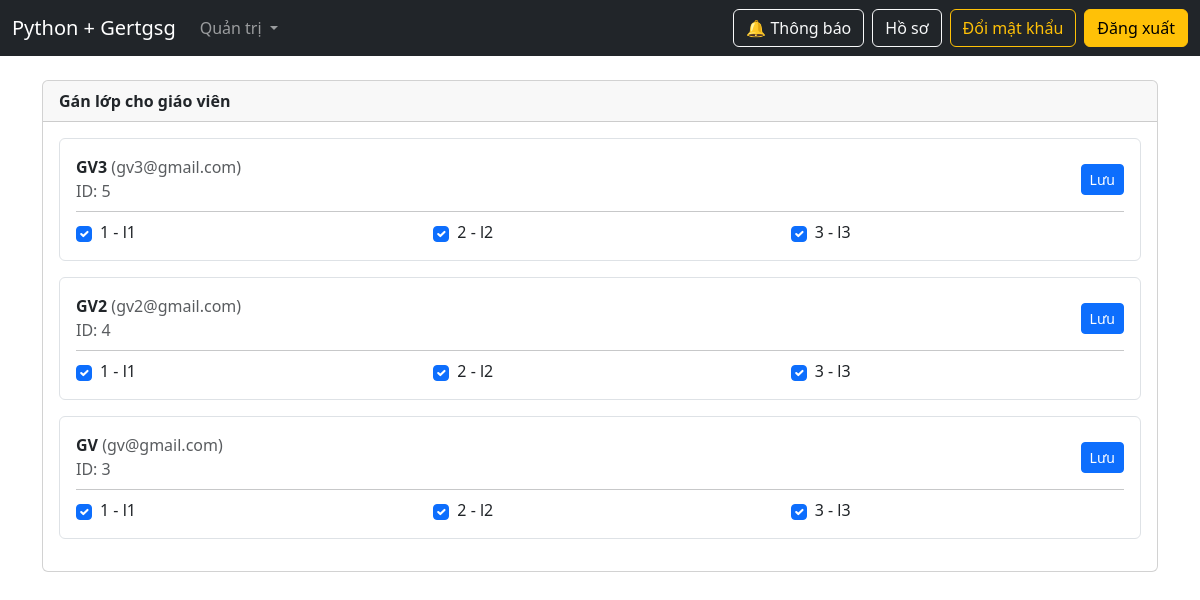
/admin/teachers (signed in), run on the app's committed database.
### models.py (models this page shows, shortened)
class Student(UserMixin, db.Model):
    __tablename__ = "students"
    id = db.Column(db.Integer, primary_key=True)
    ma_sv = db.Column(db.String(50), unique=True, nullable=False, index=True)
    ten_sv = db.Column(db.String(255), nullable=False, index=True)
    email = db.Column(db.String(255), unique=True, nullable=False, index=True)
    mat_khau = db.Column(db.String(255), nullable=False)
    role = db.Column(db.String(20), nullable=False, default="student", index=True)
    avatar = db.Column(db.String(255), nullable=True)
    gioi_tinh = db.Column(db.String(10), nullable=True)
    dia_chi = db.Column(db.Text, nullable=True)
    failed_attempts = db.Column(db.Integer, nullable=False, default=0)
    last_failed_at = db.Column(db.DateTime, nullable=True)
    lock_until = db.Column(db.DateTime, nullable=True)
    class_id = db.Column(
        db.Integer,
        db.ForeignKey("classes.id", ondelete="SET NULL"),
        nullable=True,
        index=True,
    )
    class_ = db.relationship("Class", back_populates="students")
    teaching_classes = db.relationship(
        "Class",
        secondary=teacher_classes,
        back_populates="teachers",
        lazy="subquery",
    )

class Class(db.Model):
    __tablename__ = "classes"
    id = db.Column(db.Integer, primary_key=True, autoincrement=True)
    code = db.Column(db.String(50), unique=True, nullable=False, index=True)
    name = db.Column(db.String(255), nullable=False, index=True)
    description = db.Column(db.Text, nullable=True)
    subjects = db.relationship(
        "Subject",
        secondary=class_subject,
        backref=db.backref("classes", lazy="dynamic"),
        lazy="subquery",
    )
    students = db.relationship(
        "Student",
        back_populates="class_",
        lazy="dynamic",
    )
    teachers = db.relationship(
        "Student",
        secondary=teacher_classes,
        back_populates="teaching_classes",
        lazy="subquery",
    )

### admin_routes.py (the view)
@admin_bp.get("/teachers")
@login_required
@roles_required("admin")
def admin_teachers():
    teachers = Student.query.filter_by(role="manager").order_by(Student.id.desc()).all()
    classes = Class.query.order_by(Class.name.asc()).all()
    return render_template("admin/teachers.html", teachers=teachers, classes=classes)

### app.py (called while the page is built)
@app.context_processor
def inject_csrf():
    def form_csrf_token():
        return Markup(f'<input type="hidden" name="csrf_token" value="{generate_csrf()}">')
    return dict(form_csrf_token=form_csrf_token)

@login_manager.user_loader
def load_user(user_id: str):
    try:
        return Student.query.get(int(user_id))
    except Exception:
        return None

@app.context_processor
def inject_noti_count():
    if current_user.is_authenticated:
        count = Notification.query.filter_by(user_id=current_user.id, is_read=False).count()
        return {"noti_unread_count": count}
    return {"noti_unread_count": 0}

### auth.py (called while the page is built)
def roles_required(*roles):
    def decorator(fn):
        @wraps(fn)
        def wrapper(*args, **kwargs):
            if not current_user.is_authenticated:
                abort(401)
            user_role = (getattr(current_user, "role", "") or "").strip().lower()
            if user_role not in [r.lower() for r in roles]:
                abort(403)
            return fn(*args, **kwargs)
        return wrapper
    return decorator

### templates/admin/teachers.html (shortened to what this page needs)
{% extends "base.html" %}
{% set title="Gán lớp cho giáo viên" %}
{% block content %}
<div class="card">
  <div class="card-header"><b>Gán lớp cho giáo viên</b></div>
  <div class="card-body">
    {% for t in teachers %}
      <form class="border rounded p-3 mb-3"
            method="POST"
            action="{{ url_for('admin.admin_teacher_update_classes', teacher_id=t.id) }}">
        <div class="d-flex justify-content-between align-items-center">
          <div>
            <b>{{ t.ten_sv }}</b> <span class="text-muted">({{ t.email }})</span>
            <div class="text-muted">ID: {{ t.id }}</div>
          </div>
          <button class="btn btn-primary btn-sm">Lưu</button>
        </div>
        <hr class="my-2">
        <div class="row">
          {% for c in classes %}
            <div class="col-md-4">
              <label class="form-check-label d-flex gap-2 align-items-center">
                <input class="form-check-input"
                       type="checkbox"
                       name="class_ids"
                       value="{{ c.id }}"
                       {% if c in t.teaching_classes %}checked{% endif %}>
                <span>{{ c.code }} - {{ c.name }}</span>
              </label>
            </div>
          {% endfor %}
        </div>
      </form>
    {% endfor %}
  </div>
</div>
{% endblock %}

### data on the page
Student: ten_sv "GV3", email "gv3@gmail.com", id "5"
Class: code "1", name "l1"
Class: code "2", name "l2"
Class: code "3", name "l3"
Student: ten_sv "GV2", email "gv2@gmail.com", id "4"
Student: ten_sv "GV", email "gv@gmail.com", id "3"
